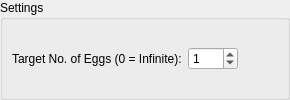
            <widget class="QWidget" name="page_13">
             <layout class="QVBoxLayout" name="verticalLayout_53">
              <property name="leftMargin">
               <number>0</number>
              </property>
              <property name="topMargin">
               <number>0</number>
              </property>
              <property name="rightMargin">
               <number>0</number>
              </property>
              <property name="bottomMargin">
               <number>0</number>
              </property>
              <item>
               <widget class="QGroupBox" name="GB_EggCollector">
                <property name="title">
                 <string>Settings</string>
                </property>
                <layout class="QVBoxLayout" name="verticalLayout_52">
                 <item>
                  <layout class="QHBoxLayout" name="horizontalLayout_35">
                   <item>
                    <widget class="QLabel" name="label_23">
                     <property name="minimumSize">
                      <size>
                       <width>120</width>
                       <height>0</height>
                      </size>
                     </property>
                     <property name="text">
                      <string>Target No. of Eggs (0 = Infinite):</string>
                     </property>
                    </widget>
                   </item>
                   <item>
                    <widget class="QSpinBox" name="EggCollector_Count">
                     <property name="minimumSize">
                      <size>
                       <width>50</width>
                       <height>0</height>
                      </size>
                     </property>
                     <property name="minimum">
                      <number>0</number>
                     </property>
                     <property name="maximum">
                      <number>960</number>
                     </property>
                     <property name="value">
                      <number>1</number>
                     </property>
                    </widget>
                   </item>
                   <item>
                    <spacer name="horizontalSpacer_31">
                     <property name="orientation">
                      <enum>Qt::Horizontal</enum>
                     </property>
                     <property name="sizeHint" stdset="0">
                      <size>
                       <width>40</width>
                       <height>20</height>
                      </size>
                     </property>
                    </spacer>
                   </item>
                  </layout>
                 </item>
                </layout>
               </widget>
              </item>
             </layout>
            </widget>
